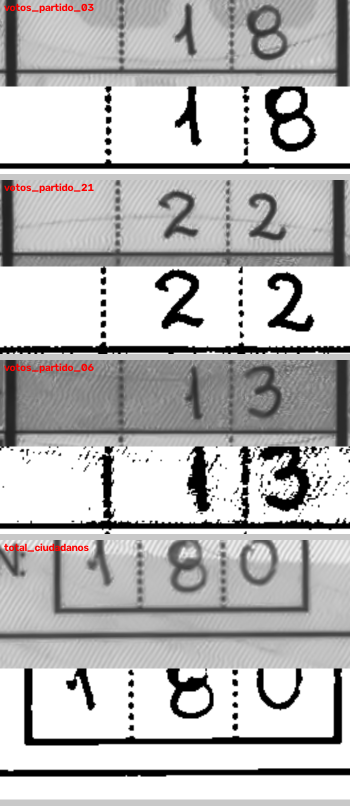
#> input picture paper/figuras/limpieza_celdas.png, 700 x 1611 px (shown at 1/2 size)
$ python -i regiones_plantilla.py   (imports and definitions only)
#> lines starting #> are read from the running program, lines starting #| are printed output that depends on the picture; after the words box and inside, x2 and y2 are one past the last pixel; in counts of white or black regions, pixels touching at a corner belong together
"""
Detección de regiones de interés por PLANTILLA (etapa 3 del pipeline — piloto).

Sustento del enfoque:
    El acta de escrutinio de la ONPE es un formulario de LAYOUT FIJO: todas las
    actas del proceso EG2026 se generan con la misma plantilla (misma posición
    de la tabla de votos, totales, mesa y observaciones), e incluyen marcas
    fiduciales en las esquinas. Por eso, para el piloto de viabilidad, las
    regiones se definen UNA sola vez como fracciones (0..1) del ancho/alto de
    la página y se propagan a todas las actas después del deskew del
    preprocesamiento. Esto entrega recortes exactos con costo de anotación
    casi cero y sirve además para generar el dataset de entrenamiento del
    detector aprendido (YOLOv11/RT-DETR) de la versión final: las cajas de la
    plantilla se convierten en etiquetas YOLO automáticamente.

    Se usan fracciones y no píxeles para que el mismo código funcione a
    cualquier DPI de rasterizado (el piloto usa 300 DPI ≈ 3509x4963 px).

Calibración:
    Las fracciones se calibraron visualmente sobre el acta de la mesa 000001
    (data/processed/acta_presidencial_000001.png) y se verifican con el modo
    --debug, que dibuja todas las cajas sobre el acta para inspección ocular.

Uso:
    # ver la plantilla dibujada sobre un acta (calibración)
    python regiones_plantilla.py --debug --img ../../data/processed/acta_presidencial_000001.png

    # recortar los campos de todas las actas procesadas
    python regiones_plantilla.py --in ../../data/processed --out ../../data/crops
"""
from __future__ import annotations

import argparse
import json
import logging
from pathlib import Path

import cv2

# [2 lines not run here, left out]
log = logging.getLogger("regiones_plantilla")

# --------------------------------------------------------------------------- #
# Plantilla de regiones (fracciones del ancho/alto de la página)
# Calibrada sobre el acta presidencial EG2026 a 300 DPI (mesa 000001).
# --------------------------------------------------------------------------- #

# La columna "TOTAL DE VOTOS" es una franja vertical con una celda por fila.
# Las 38 filas de organizaciones políticas son equiespaciadas; debajo siguen
# 4 filas de resumen con la misma altura.
COL_VOTOS_X1 = 0.455   # borde izquierdo de la celda de votos
COL_VOTOS_X2 = 0.549   # borde derecho
FILA1_Y = 0.2140       # borde superior de la fila 1
ALTO_FILA = 0.01655    # alto de cada fila (38 filas + 4 de resumen)
N_PARTIDOS = 38

# Campos únicos (x1, y1, x2, y2) en fracciones de página
CAMPOS_FIJOS = {
    "numero_mesa":         (0.058, 0.095, 0.198, 0.121),
    "total_electores":     (0.865, 0.103, 0.945, 0.123),
    "total_ciudadanos":    (0.270, 0.918, 0.362, 0.942),
    "observaciones":       (0.088, 0.948, 0.795, 0.995),
}

# --------------------------------------------------------------------------- #
# Registro por marcas fiduciales (alineación previa al recorte)
#
# Sustento: la evaluación nacional mostró que algunos escaneos traen bandas
# negras del escáner o desplazamientos de encuadre (p. ej. mesa 084786,
# corrida ~184 px hacia abajo), con lo que las fracciones fijas caen en la
# fila equivocada. El propio formulario trae la solución: cuadrados negros
# de registro (fiduciales) impresos en el borde. Se detectan, se emparejan
# con sus posiciones de referencia (calibradas en la mesa 000001) usando
# RANSAC de traslación —robusto a marcas faltantes y a falsos positivos como
# los dígitos de muestra "0123456789"— y se estima una transformación afín
# parcial que lleva el acta al marco de referencia antes de recortar.
# --------------------------------------------------------------------------- #

# Posiciones (fx, fy) de las 15 marcas fiduciales del acta de referencia
# (mesa 000001 procesada a 300 DPI, 3509x4963), solo bandas laterales,
# superior e inferior de la página.
REF_FIDUCIALES = [
    (0.0251, 0.0111), (0.0928, 0.0109), (0.4578, 0.0108), (0.5469, 0.0108),
    (0.9782, 0.0104),
    (0.0248, 0.2111), (0.9785, 0.2111),
    (0.0236, 0.5424), (0.9772, 0.5424),
    (0.0239, 0.8424), (0.9766, 0.8400),
    (0.0242, 0.8923), (0.9775, 0.8895),
    (0.0249, 0.9848), (0.9785, 0.9809),
]
REF_W, REF_H = 3509, 4963  # marco de referencia (300 DPI)


def detectar_fiduciales(gray):
    """
    Detecta candidatos a marca fiducial: componentes conexos oscuros,
    cuadrados (aspecto ~1, relleno alto), en las bandas del borde de página.
    Devuelve centroides en píxeles.
    """
    h, w = gray.shape[:2]
    _, bw = cv2.threshold(gray, 100, 255, cv2.THRESH_BINARY_INV)
    n, _, stats, cents = cv2.connectedComponentsWithStats(bw, 8)
    puntos = []
    for i in range(1, n):
        x, y, ww, hh, area = stats[i]
        if not (800 < area < 12000):
            continue
        if not (0.6 < ww / hh < 1.6):
            continue
        if area / (ww * hh) < 0.75:
            continue
        cx, cy = cents[i]
        fx, fy = cx / w, cy / h
        # bandas del borde (tolerantes al desplazamiento del escaneo)
        if fx < 0.07 or fx > 0.93 or fy < 0.10 or fy > 0.94:
            puntos.append((float(cx), float(cy)))
    return puntos


def alinear_por_fiduciales(img, umbral_px: int = 30, min_inliers: int = 4):
    """
    Lleva el acta al marco de referencia (REF_W x REF_H) alineando sus marcas
    fiduciales con las de la plantilla. Si no hay suficientes marcas
    confiables, devuelve la imagen sin tocar (mejor no alinear que alinear mal).
    """
    import numpy as np
    gray = cv2.cvtColor(img, cv2.COLOR_BGR2GRAY) if img.ndim == 3 else img
    detectados = detectar_fiduciales(gray)
    if len(detectados) < min_inliers:
        return img

    ref = [(fx * REF_W, fy * REF_H) for fx, fy in REF_FIDUCIALES]

    # RANSAC de traslación: cada par (detectado, referencia) propone un
    # desplazamiento; gana el que más marcas deja emparejadas.
    mejor_pares = []
    for tx, ty in detectados:
        for rx, ry in ref:
            dx, dy = rx - tx, ry - ty
            pares = []
            usados = set()
            for px, py in detectados:
                qx, qy = px + dx, py + dy
                mejor_j, mejor_d = None, umbral_px
                for j, (ax, ay) in enumerate(ref):
                    if j in usados:
                        continue
                    d = max(abs(qx - ax), abs(qy - ay))
                    if d < mejor_d:
                        mejor_j, mejor_d = j, d
                if mejor_j is not None:
                    usados.add(mejor_j)
                    pares.append(((px, py), ref[mejor_j]))
            if len(pares) > len(mejor_pares):
                mejor_pares = pares

    if len(mejor_pares) < min_inliers:
        return img

    src = np.array([p[0] for p in mejor_pares], dtype=np.float32)
    dst = np.array([p[1] for p in mejor_pares], dtype=np.float32)
    M, _ = cv2.estimateAffinePartial2D(src, dst, ransacReprojThreshold=8)
    if M is None:
        return img
    return cv2.warpAffine(img, M, (REF_W, REF_H), flags=cv2.INTER_CUBIC,
                          borderMode=cv2.BORDER_REPLICATE)

# Filas de resumen que siguen a las 38 de partidos (comparten la columna de votos)
FILAS_RESUMEN = ["votos_blancos", "votos_nulos", "votos_impugnados", "total_emitidos"]


def _abs(box, w, h):
    """Convierte una caja fraccional a píxeles absolutos."""
    x1, y1, x2, y2 = box
    return int(x1 * w), int(y1 * h), int(x2 * w), int(y2 * h)


def regiones(w: int, h: int) -> dict[str, tuple[int, int, int, int]]:
    """
    Devuelve TODAS las regiones de la plantilla en píxeles para una imagen
    de tamaño (w, h): campos fijos + celda de votos de cada partido (1..38)
    + filas de resumen.
    """
    reg = {n: _abs(b, w, h) for n, b in CAMPOS_FIJOS.items()}
    for i in range(N_PARTIDOS):
        y1 = FILA1_Y + i * ALTO_FILA
        reg[f"votos_partido_{i + 1:02d}"] = _abs(
            (COL_VOTOS_X1, y1, COL_VOTOS_X2, y1 + ALTO_FILA), w, h)
    for j, nombre in enumerate(FILAS_RESUMEN):
        y1 = FILA1_Y + (N_PARTIDOS + j) * ALTO_FILA
        reg[nombre] = _abs((COL_VOTOS_X1, y1, COL_VOTOS_X2, y1 + ALTO_FILA), w, h)
    return reg


# [21 lines left out: function recortar_acta, not called in this run]


def dibujar_debug(img_path: Path, out_path: Path, alinear: bool = True):
    """Dibuja la plantilla sobre el acta para verificar la calibración a ojo."""
#> called with img_path = '../../paper/figuras/limpieza_celdas.png', out_path = 'out.png', alinear = True
    img = cv2.imread(str(img_path))
#> img is the input picture: shape (1611, 700, 3); mean B, G, R 185.6, 185.6, 186.6
    if img.ndim == 2:
        img = cv2.cvtColor(img, cv2.COLOR_GRAY2BGR)
    if alinear:
        img = alinear_por_fiduciales(img)
#> in detectar_fiduciales, `_, bw = cv2.threshold(gray, 100, 255, cv2.THRESH_BINARY_INV)`:
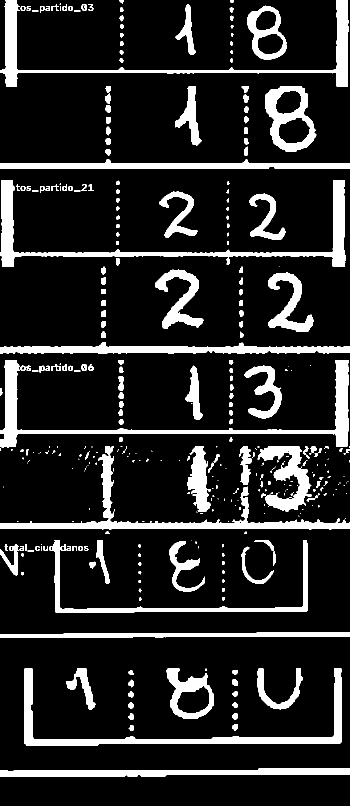
#> bw: shape (1611, 700) (shown at 1/2 size); 14.5% white; 375 white regions (156 under 20 px), largest, box (x1, y1, x2, y2) and area: (0, 720, 697, 895) 13240, (0, 360, 691, 533) 12924, (0, 0, 697, 173) 11967
#> in detectar_fiduciales, `n, _, stats, cents = cv2.connectedComponentsWithStats(bw, 8)`: n = 376; stats = 376 rows, first 6: [0, 0, 700, 1611, 964207], [0, 0, 697, 173, 11967], [239, 0, 8, 7, 42], [461, 0, 6, 6, 34], [119, 7, 3, 3, 7], [103, 8, 14, 14, 73]; cents = 376 pairs, first value 0.5 to 698.6, second value 2.31 to 1544.8
#> the loop in detectar_fiduciales, `for i in range(1, n):` made 375 passes
#> after the loop in detectar_fiduciales, `for i in range(1, n):`: puntos = []
    h, w = img.shape[:2]
#> h = 1611; w = 700
    for nombre, (x1, y1, x2, y2) in regiones(w, h).items():
        color = (0, 0, 255) if not nombre.startswith("votos_partido") else (255, 0, 0)
        cv2.rectangle(img, (x1, y1), (x2, y2), color, 3)
        if not nombre.startswith("votos_partido"):
            cv2.putText(img, nombre, (x1, max(20, y1 - 8)),
                        cv2.FONT_HERSHEY_SIMPLEX, 0.9, color, 2)
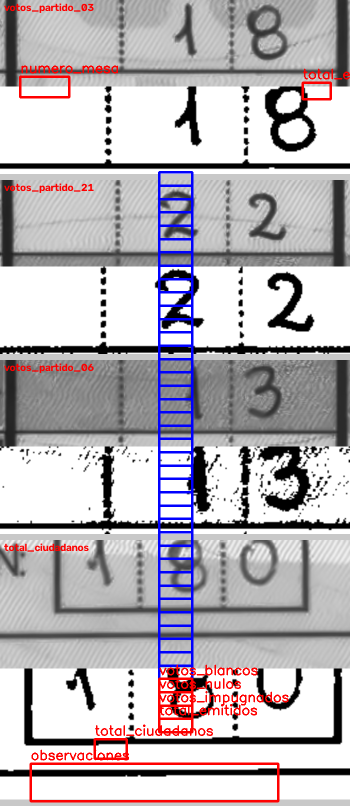
#> img: shape (1611, 700, 3) (shown at 1/2 size); 3.85% of pixels changed, all inside (x1, y1, x2, y2) = (38, 131, 700, 1605)
    cv2.imwrite(str(out_path), img)
    log.info("Overlay de calibración: %s", out_path)


# [26 lines left out: function main, not called in this run]


# [2 lines not run here, left out]

>>> result = dibujar_debug('../../paper/figuras/limpieza_celdas.png', 'out.png')
